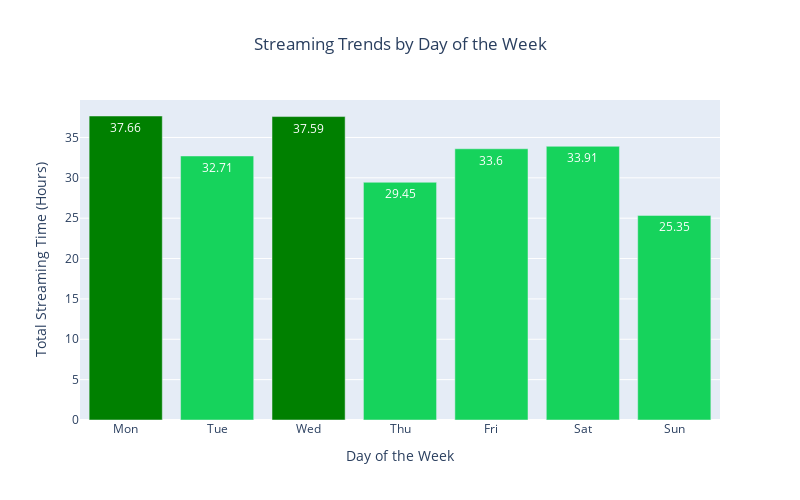

Notebook cell for this chart:
### Code cell
# Analyze trends based on the day of the week
trends_by_day = spotify_podcast.groupby(spotify_podcast['ts'].dt.dayofweek).agg({
    'ms_played': lambda x: x.sum() / (1000 * 60 * 60)  # Convert milliseconds to hours and sum
}).reset_index()

# Get the top 2 days of the week
top_days = trends_by_day.nlargest(2, 'ms_played').index

# Visualize the trends
fig = px.bar(trends_by_day, x='ts', y='ms_played',
             labels={'ms_played': 'Total Streaming Time (Hours)', 'ts': 'Day of the Week'},
             title='Streaming Trends by Day of the Week')

colors = ['green' if i in top_days else '#16D35C' for i in trends_by_day.index]

fig.update_traces(marker_color=colors,
                  text=trends_by_day['ms_played'].round(2), 
                  textposition='inside', 
                  textfont=dict(color='white'))

fig.update_layout(xaxis=dict(tickmode='array', tickvals=list(range(7)), ticktext=['Mon', 'Tue', 'Wed', 'Thu', 'Fri', 'Sat', 'Sun']),
                  title=dict(text='Streaming Trends by Day of the Week', x=0.5),
                  width=800, height=500)
fig.show()

### Figure 1 — Plotly figure (JSON) as saved in the notebook; plotly's stock layout.template omitted (floating-point values rounded to 4 significant figures)
{"data": [{"alignmentgroup": "True", "hovertemplate": "Day of the Week=%{x}<br>Total Streaming Time (Hours)=%{y}<extra></extra>", "legendgroup": "", "marker": {"color": ["green", "#16D35C", "green", "#16D35C", "#16D35C", "#16D35C", "#16D35C"], "pattern": {"shape": ""}}, "name": "", "offsetgroup": "", "orientation": "v", "showlegend": false, "text": [37.66, 32.71, 37.59, 29.45, 33.6, 33.91, 25.35], "textfont": {"color": "white"}, "textposition": "inside", "type": "bar", "x": [0, 1, 2, 3, 4, 5, 6], "xaxis": "x", "y": [37.66, 32.71, 37.59, 29.45, 33.6, 33.91, 25.35], "yaxis": "y"}], "layout": {"barmode": "relative", "height": 500, "legend": {"tracegroupgap": 0}, "title": {"text": "Streaming Trends by Day of the Week", "x": 0.5}, "width": 800, "xaxis": {"anchor": "y", "domain": [0, 1], "tickmode": "array", "ticktext": ["Mon", "Tue", "Wed", "Thu", "Fri", "Sat", "Sun"], "tickvals": [0, 1, 2, 3, 4, 5, 6], "title": {"text": "Day of the Week"}}, "yaxis": {"anchor": "x", "domain": [0, 1], "title": {"text": "Total Streaming Time (Hours)"}}}}
